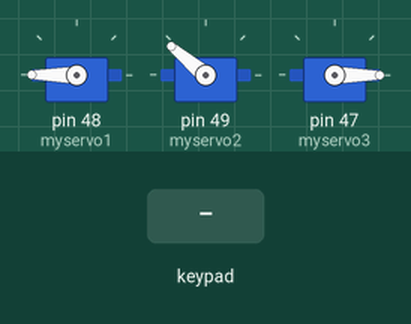
Recording of a sketch running on a simulated Arduino Mega 2560, built with avr-gcc and run on an emulated ATmega2560. Parts: 3 × servo. The inputs (shaded band) are chosen by the test bench.

Above: at 1.2 s.
1.3 s: key '5' pressed
At 1.78 s:
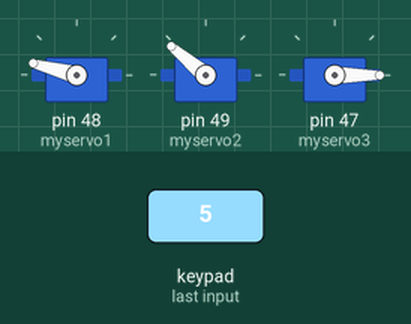
At 2.39 s:
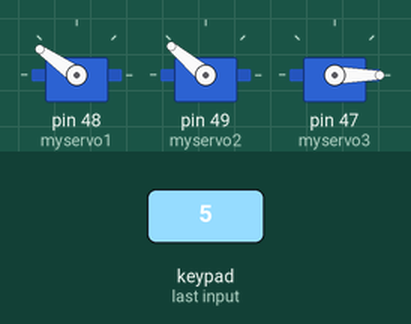
4.3 s: keypad keys 2 6 2 7 2 8 2 9 pressed 0.4 s apart
18.0 s: key '6' pressed
At 24.11 s:
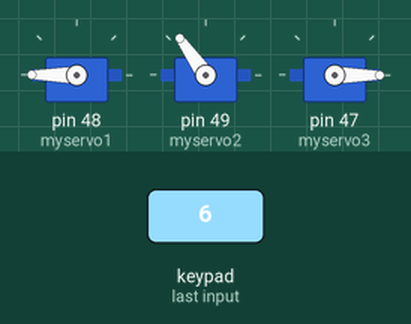
Timing chart, 0 to 27.0 s (numbered marks = the images above; inputs shaded):
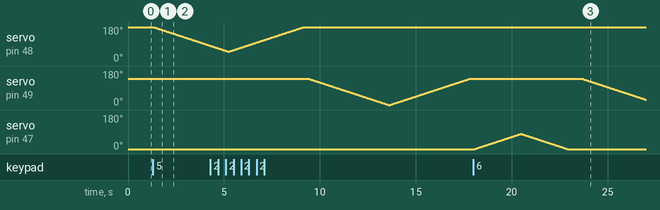

Measured:
- after the input at 1.3 s, servo on pin 48 (myservo1): moves from 180° to 81° over 2.9 s, starting at once
- after the input at 18.0 s, servo on pin 49 (myservo2): moves from 140° to 29° over 3.3 s, starting after 5.7 s
- by itself, servo on pin 47 (myservo3): rises from 0° to 80° in 2.4 s, then falls to 0° in 2.4 s

The sketch:

servooo.ino
```cpp
#include <Servo.h>
#include <Keypad.h>
#include <SPI.h>

//-------
const byte ROWS = 4;
const byte COLS = 4;
char keys[ROWS][COLS] = {
  {'1', '2', '3', 'A'},
  {'4', '5', '6', 'B'},
  {'7', '8', '9', 'C'},
  {'*', '0', '#', 'D'}
};
byte rowPins[ROWS] = {22, 23, 24, 25};
byte colPins[COLS] = {26, 27, 28, 29};
Keypad keypad = Keypad( makeKeymap(keys), rowPins, colPins, ROWS, COLS );
//----------------
Servo myservo1;
Servo myservo2;
Servo myservo3;

void setup() {
  myservo1.attach(48);
  myservo1.write(180);
  myservo2.attach(49);
  myservo2.write(140);
  myservo3.attach(47);
  myservo3.write(0);
}

void loop() {

  char key = keypad.getKey();
  if (key){
    Serial.println(key);
    if(key == '5'){
      for(int i=180;i>=50;i--){
          myservo1.write(i);
          delay(30);
      }
      for(int i=50;i<=180;i++){
          myservo1.write(i);
          delay(30);
      }
     //delay(5000);
    }if(key=='6'){
      for(int i=140;i>=0;i--){
          myservo2.write(i);
          delay(30);
      }
      for(int i=0;i<=140;i++){
          myservo2.write(i);
          delay(30);
      }


    }if(key=='7'){
      for(int i=0;i<=80;i++){
          myservo3.write(i);
          delay(30);
      }
      for(int i=80;i>=0;i--){
          myservo3.write(i);
          delay(30);
      }

    }
  }

}
```
